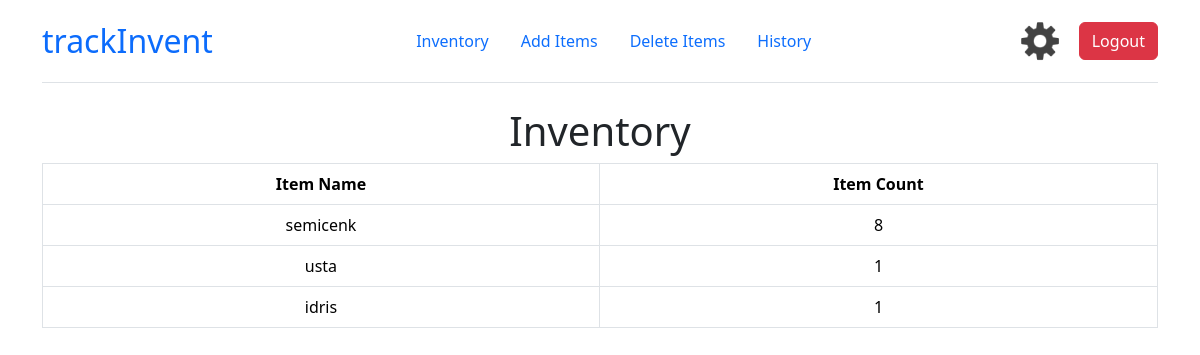
The page / (signed in) on the database as committed earlier.
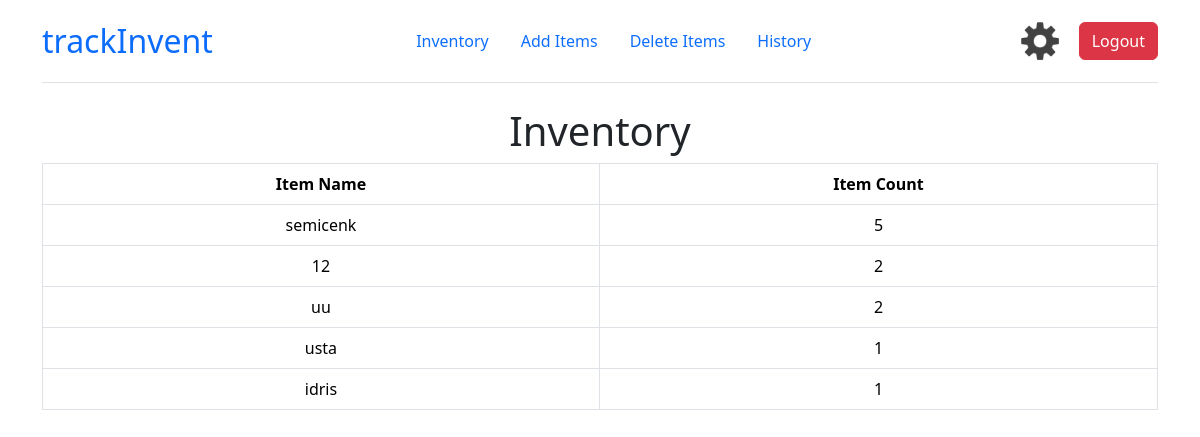
The same page on the database as committed later.
### tables this page shows
CREATE TABLE inventory(userid TEXT, item TEXT NOT NULL, count INTEGER NOT NULL, FOREIGN KEY (userid) REFERENCES userinformation(userid));

### app.py (the view)
@app.route("/")
@login_required
def inventory():
    userinventory = sort_tuple(loadInventory(session["id"]), 2)
    return render_template("inventory.html", items=userinventory, itemsTableVisible = True)

### app.py (called while the page is built)
def loadInventory(id):
    try:
        with sqlite3.connect(db_path) as db:
            cursor = db.cursor()
    except sqlite3.Error as currentError:
        flash(f"Error while retrieving user inventory from database { currentError } ", "danger")
    userinventory = cursor.execute("SELECT * FROM inventory WHERE userid = ?", [id])
    userinventory = userinventory.fetchall()
    if len(userinventory) == 0:
        return None
    return userinventory

def sort_tuple(tup, keyIndex):
    if (tup != None):
        tup.sort(reverse = True, key = lambda x: x[keyIndex])
        return tup
    return None

### helpers.py (called while the page is built)
def login_required(f):
    @wraps(f)
    def decorated_function(*args, **kwargs):
        if session.get("id") is None:
            return redirect(url_for('login', next=request.url))
        return f(*args, **kwargs)
    return decorated_function

### templates/inventory.html (shortened to what this page needs)
{% extends "layout.html" %}
{% block header %}
    <form action="/">
            <div id="container">
                <h1 style="text-align: center">Inventory</h1>
            </div>
    </form>
{% endblock %}

### templates/layout.html (shortened to what this page needs)
<!DOCTYPE html>
<html lang="en">
<body style="background-color: #FFFFFF;">
    <link href="https://cdn.jsdelivr.net/npm/bootstrap@5.3.3/dist/css/bootstrap.min.css" rel="stylesheet">
    <div class="container">
        <header class="d-flex flex-wrap justify-content-center align-items-center justify-content-md-between py-3 mb-4 border-bottom">
            <a class="d-flex align-items-center mb-3 mb-md-0 link-body-emphasis text-decoration-none">
                <span class="fs-2" style="color: #0c6cfc;">trackInvent</span>
            </a>
            <ul class="nav col-12 col-md-auto mb-2 justify-content-center mb-md-0">
                <li class="nav-item">
                    <a class="nav-link" href="/">Inventory</a>
                </li>
                <li class="nav-item">
                    <a class="nav-link" href="/additem">Add Items</a>
                </li>
                <li class="nav-item">
                    <a class="nav-link" href="/deleteitem">Delete Items</a>
                </li>
                <li class="nav-item">
                    <a class="nav-link" href="/history">History</a>
                </li>
            </ul>
            <div class="text-end">
                <a class="nav-lnk" href="/settings"><img src="../static/pics/setting.png" alt="settings" width="50" height="50" style="margin-right: 10px;"></a>
                <button type="submit" class="btn btn-danger"><a class="nav-link" href="/logout">Logout</a></button>
            </div>
        </header>
        {% block header %}
        {% endblock %}
        {% if items != None and itemsTableVisible == true %}
        <table class="table table-bordered text-center flex-column justify-content-center">
            <tbody>
                    <tr class="table-default">
                        <th><b>Item Name</b></th>
                        <th><b>Item Count</b></th>
                    </tr>
                    {% for item in items %}
                        <tr class="table-default">
                            <td>
                                {{ item[1] }}
                            </td>
                            <td>
                                {{ item[2] }}
                            </td>
                        </tr>
                    {% endfor %}
            </tbody>
        </table>
        {% elif items == None or logs == None %}
            <h3 style="text-align: center">Nothing to show here!</h3>
        {% endif %}
    </div>
</body>

Rows that differ between the two databases and show on the page:
changed inventory "semicenk": count "8" → "5"
added inventory: item "12", count "2"
added inventory: item "uu", count "2"
